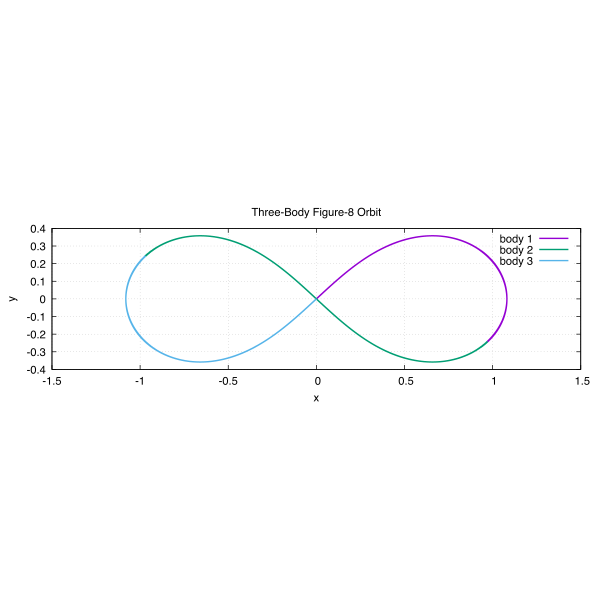

Reproduce this figure in gnuplot.
set terminal pdfcairo enhanced color font "Times,12" size 6in,6in
set output "3body.pdf"

set title "Three-Body Figure-8 Orbit"
set xlabel "x"
set ylabel "y"

set size ratio -1
set grid
set key top right

plot "threebody.dat" using 2:3 with lines lw 2 title "body 1", \
     "threebody.dat" using 4:5 with lines lw 2 title "body 2", \
     "threebody.dat" using 6:7 with lines lw 2 title "body 3"
